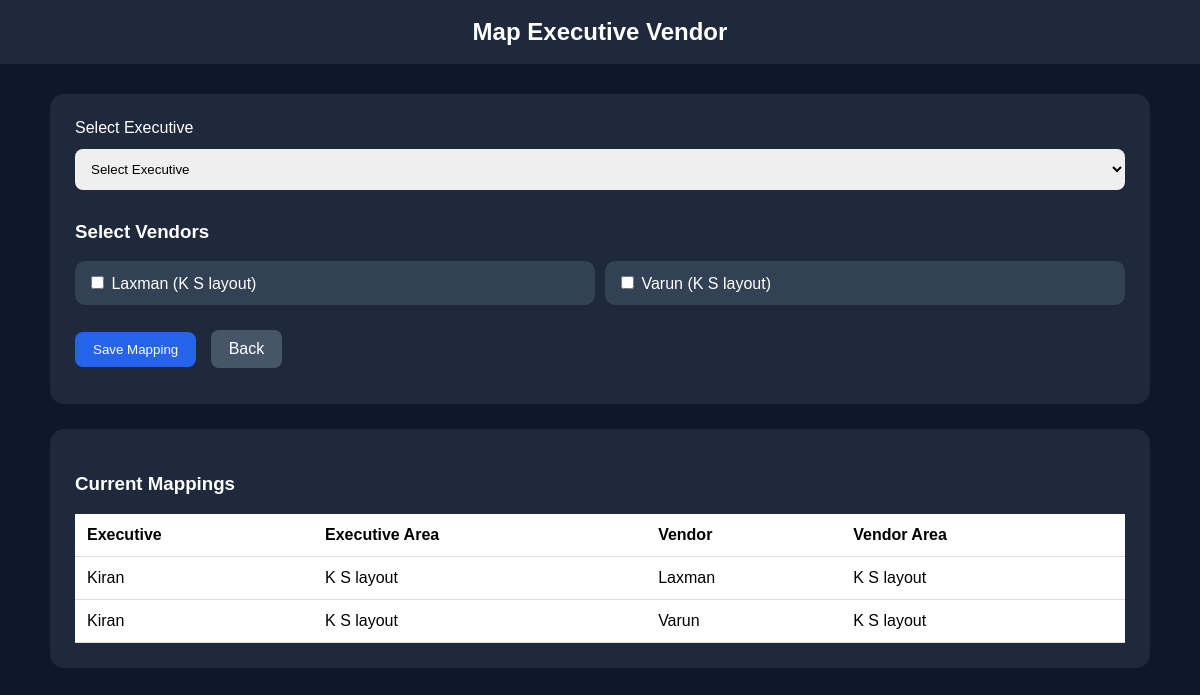
Screenshot of /map-executive-vendor/ (signed in) with the database file from the repository.
### core/models.py (models this page shows, shortened)
class Vendor(models.Model):
    name = models.CharField(max_length=100)
    phone = models.CharField(max_length=20, unique=True)
    password = models.CharField(max_length=100, default="demo@123")
    area = models.ForeignKey(Area, on_delete=models.CASCADE, related_name="vendors")
    opening_balance = models.DecimalField(max_digits=12, decimal_places=2, default=0)
    is_active = models.BooleanField(default=True)

class Area(models.Model):
    name = models.CharField(max_length=100, unique=True)
    is_active = models.BooleanField(default=True)

class ExecutiveVendor(models.Model):
    executive = models.ForeignKey(
        Executive,
        on_delete=models.CASCADE,
        related_name="vendor_mappings"
    )
    vendor = models.ForeignKey(
        Vendor,
        on_delete=models.CASCADE,
        related_name="executive_mappings"
    )
    is_active = models.BooleanField(default=True)
    class Meta:
        unique_together = ("executive", "vendor")

class Executive(models.Model):
    name = models.CharField(max_length=100)
    phone = models.CharField(max_length=20, unique=True)
    password = models.CharField(max_length=100, default="demo@123")
    area = models.ForeignKey(Area, on_delete=models.CASCADE, related_name="executives")
    is_active = models.BooleanField(default=True)

### core/views.py (the view, shortened to what this page needs)
# urls.py: path('map-executive-vendor/', views.map_executive_vendor, name='map_executive_vendor'),
def map_executive_vendor(request):
    if not request.session.get("is_admin_logged_in"):
        return redirect("admin_login")
    executives = Executive.objects.filter(is_active=True).select_related("area").order_by("name")
    vendors = Vendor.objects.filter(is_active=True).select_related("area").order_by("name")
    mappings = ExecutiveVendor.objects.select_related(
        "executive", "executive__area", "vendor", "vendor__area"
    ).order_by("executive__name", "vendor__name")
    return render(
        request,
        "core/map_executive_vendor.html",
        {
            "executives": executives,
            "vendors": vendors,
            "mappings": mappings,
        },
    )

### core/templates/core/map_executive_vendor.html (shortened to what this page needs)
<!DOCTYPE html>
<html>
<head>
</head>
<body>
<div class="header">Map Executive Vendor</div>
<div class="container">
    <div class="box">
        <form method="POST">
            <label>Select Executive</label>
            <select name="executive" id="executiveSelect" required>
                <option value="">Select Executive</option>
            </select>
            <h3>Select Vendors</h3>
            <div class="vendor-list">
                {% for vendor in vendors %}
                <div class="vendor-item">
                    <label>
                        <input type="checkbox" name="vendors" value="{{ vendor.id }}">
                        {{ vendor.name }} ({{ vendor.area.name }})
                    </label>
                </div>
                {% endfor %}
            </div>
            <button type="submit">Save Mapping</button>
            <a href="{% url 'admin_dashboard' %}" class="back-btn">Back</a>
        </form>
    </div>
    <div class="box">
        <h3>Current Mappings</h3>
        <table>
            <tr>
                <th>Executive</th>
                <th>Executive Area</th>
                <th>Vendor</th>
                <th>Vendor Area</th>
            </tr>
            {% for item in mappings %}
            <tr>
                <td>{{ item.executive.name }}</td>
                <td>{{ item.executive.area.name }}</td>
                <td>{{ item.vendor.name }}</td>
                <td>{{ item.vendor.area.name }}</td>
            </tr>
            {% empty %}
            <tr>
                <td colspan="4">No mappings added yet.</td>
            </tr>
            {% endfor %}
        </table>
    </div>
</div>
</body>
</html>

### core/templates/core/map_executive_vendor.html (style rules this page uses)
body { margin:0;font-family:Arial;background:#0f172a;color:white; }
.header { background:#1e293b;padding:18px;text-align:center;font-size:24px;font-weight:bold; }
.container { width:95%;max-width:1100px;margin:30px auto; }
.box { background:#1e293b;padding:25px;border-radius:14px;margin-bottom:25px; }
select, button { width:100%; padding:12px; border:none; border-radius:8px; margin:12px 0; box-sizing:border-box; }
.vendor-list { display:grid; grid-template-columns:repeat(2, 1fr); gap:10px; margin:15px 0; }
.vendor-item { background:#334155; padding:12px; border-radius:10px; }
button,.back-btn { display:inline-block; width:auto; padding:10px 18px; background:#2563eb; color:white; text-decoration:none; border-radius:8px; cursor:pointer; }
.back-btn { background:#475569; margin-left:10px; }
table { width:100%; border-collapse:collapse; background:white; color:black; }
th,td { padding:12px; border-bottom:1px solid #ddd; text-align:left; }

### rows the page displays
Vendor: name "Laxman", area.name "K S layout"
Vendor: name "Varun", area.name "K S layout"
ExecutiveVendor: executive.name "Kiran", executive.area.name "K S layout", vendor.name "Laxman", vendor.area.name "K S layout"
ExecutiveVendor: executive.name "Kiran", executive.area.name "K S layout", vendor.name "Varun", vendor.area.name "K S layout"
